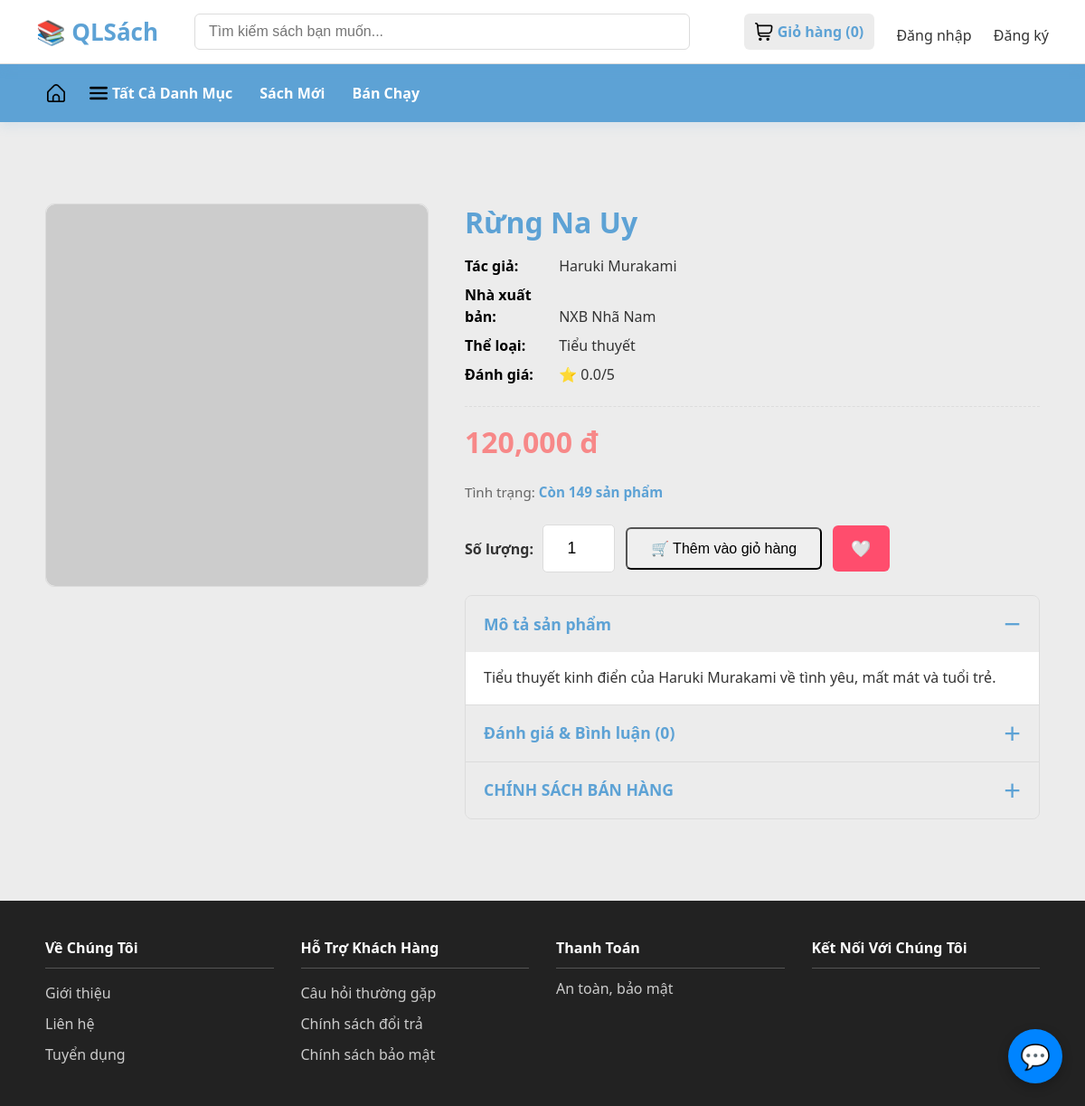
Screenshot of /public/book_detail.php?id_sach=S0001 with the database file from the repository.
### tables this page shows
CREATE TABLE `sach` (
  `id_sach` varchar(5) NOT NULL,
  `id_nxb` varchar(5) NOT NULL,
  `id_km` varchar(5) NOT NULL,
  `ten_sach` varchar(100) DEFAULT NULL,
  `mo_ta` text DEFAULT NULL,
  `trang_thai_sach` smallint(6) DEFAULT NULL,
  `so_luong_ton` int(11) DEFAULT NULL
);

CREATE TABLE `nxb` (
  `id_nxb` varchar(5) NOT NULL,
  `ten_nxb` varchar(250) NOT NULL
);

### models/Database.php (called while the page is built, shortened)
<?php
class Database {
    private $host = '127.0.0.1';
    private $db_name = 'qlsach';
    private $username = 'root';
    private $password = '';
    private $conn;
    public function __construct() {
        $this->conn = null;
        $dsn = 'mysql:host=' . $this->host . ';dbname=' . $this->db_name . ';charset=utf8mb4';
        try {
            $this->conn = new PDO($dsn, $this->username, $this->password);
            $this->conn->setAttribute(PDO::ATTR_ERRMODE, PDO::ERRMODE_EXCEPTION);
            $this->conn->setAttribute(PDO::ATTR_DEFAULT_FETCH_MODE, PDO::FETCH_OBJ);
        } catch (PDOException $e) {
            echo 'Kết nối thất bại: ' . $e->getMessage();
        }
    }
    public function prepare($sql) {
        return $this->conn->prepare($sql);
    }
}
?>

### models/Book.php (called while the page is built, shortened)
<?php
require_once 'Database.php';
class Book {
    private $db_connection;
    public function __construct($db_conn = null) {
        if ($db_conn) {
            $this->db_connection = $db_conn;
        } else {
            $this->db_connection = new Database();
        }
    }
    public function getBookById($id_sach) {
        $sql = "SELECT
                    s.*, n.ten_nxb, l.ten_loai, k.phan_tram_km, g.gia_sach_ban,
                    -- Gộp các thể loại con thành 1 chuỗi
                    GROUP_CONCAT(DISTINCT tl.ten_the_loai SEPARATOR ', ') AS danh_sach_the_loai,
                    -- === THÊM MỚI: Gộp các tác giả thành 1 chuỗi ===
                    GROUP_CONCAT(DISTINCT tg.ten_tac_gia SEPARATOR ', ') AS ten_tac_gia
                FROM sach s
                -- Joins cho thể loại
                LEFT JOIN sach_theloai stl ON s.id_sach = stl.id_sach
                LEFT JOIN the_loai tl ON stl.id_the_loai = tl.id_the_loai
                LEFT JOIN loai_sach l ON tl.id_loai = l.id_loai
                -- === THÊM MỚI: Joins cho tác giả ===
                LEFT JOIN s_tg st ON s.id_sach = st.id_sach
                LEFT JOIN tac_gia tg ON st.id_tac_gia = tg.id_tac_gia
                -- Các JOIN còn lại
                JOIN nxb n ON s.id_nxb = n.id_nxb
                JOIN khuyen_mai k ON s.id_km = k.id_km
                JOIN gia_sach g ON s.id_sach = g.id_sach
                JOIN thoi_diem td ON g.tg_gia_bd = td.tg_gia_bd
                WHERE s.id_sach = ?
                -- Lấy giá hiện tại
                AND NOW() BETWEEN td.tg_gia_bd AND COALESCE(td.tg_gia_kt, '2099-12-31 23:59:59')
                -- Chỉ GROUP BY id sách
                GROUP BY s.id_sach
                LIMIT 1";
        $stmt = $this->db_connection->prepare($sql);
        $stmt->execute([$id_sach]);
        return $stmt->fetch(PDO::FETCH_OBJ);
    }
}
?>

### models/Comment.php (called while the page is built, shortened)
<?php
require_once 'Database.php';
class Comment {
    private $db;
    public function __construct() {
        $this->db = new Database();
    }
    public function getCommentsByBook($id_sach) {
        $sql = "SELECT b.*, t.ho_ten
                FROM binh_luan b
                JOIN tai_khoan t ON b.id_sach = ? AND t.id_tk = t.id_tk
                WHERE b.id_sach = ?
                ORDER BY b.id_bl DESC";
        $stmt = $this->db->prepare($sql);
        $stmt->execute([$id_sach, $id_sach]);
        return $stmt->fetchAll();
    }
    public function getAverageRating($id_sach) {
        $sql = "SELECT AVG(so_sao) AS diem_tb FROM binh_luan WHERE id_sach = ?";
        $stmt = $this->db->prepare($sql);
        $stmt->execute([$id_sach]);
        $result = $stmt->fetch();
        return $result ? round($result->diem_tb, 1) : 0;
    }
}
?>

### public/book_detail.php (the view, shortened to what this page needs)
<?php
include_once '../includes/header.php';
require_once '../models/Book.php';
require_once '../models/Comment.php';
$bookModel = new Book();
$commentModel = new Comment();
$id_sach = $_GET['id_sach'] ?? '';
$book = $bookModel->getBookById($id_sach);
$comments = $commentModel->getCommentsByBook($id_sach);
$avg_rating = $commentModel->getAverageRating($id_sach);
?>
<div class="container" style="margin-top: 30px; margin-bottom: 30px;">
    <div class="product-detail-layout">
        <div class="product-gallery">
            <div class="product-main-image">
                <img src="https://via.placeholder.com/500x500?text=<?= urlencode($book->ten_sach) ?>"
                    alt="<?= htmlspecialchars($book->ten_sach) ?>"
                    style="width: 100%; height: 100%; object-fit: cover; border-radius: 10px;">
            </div>
        </div>
        <div class="product-info-main">
            <h1><?= htmlspecialchars($book->ten_sach) ?></h1>
            <div class="product-meta-info">
                <p><b>Tác giả:</b> <?= htmlspecialchars($book->ten_tac_gia ?? 'Không rõ') ?></p>
                <p><b>Nhà xuất bản:</b> <?= htmlspecialchars($book->ten_nxb ?? 'Không rõ') ?></p>
                <p><b>Thể loại:</b> <?= htmlspecialchars($book->danh_sach_the_loai ?? 'Chưa phân loại') ?></p>
                <p><b>Đánh giá:</b> ⭐ <?= number_format($avg_rating, 1) ?>/5</p>
            </div>
            <div class="product-detail-price-wrapper">
                <?php if (isset($book->phan_tram_km) && $book->phan_tram_km > 0): ?>
                    <?php
                    $discountedPrice = $book->gia_sach_ban * (1 - $book->phan_tram_km / 100);
                    ?>
                    <span class="product-detail-price-new">
                        <?= number_format($discountedPrice); ?> đ
                    </span>
                    <span class="product-detail-price-old">
                        <?= number_format($book->gia_sach_ban); ?> đ
                    </span>
                <?php else: ?>
                    <span class="product-detail-price-new">
                        <?= number_format($book->gia_sach_ban); ?> đ
                    </span>
                <?php endif; ?>
            </div>
            <p class="product-stock">
                Tình trạng: <strong>Còn <?= (int)$book->so_luong_ton; ?> sản phẩm</strong>
            </p>
            <div style="display:flex; align-items:center; gap:12px; margin-top:10px;">
                <form action="/qlsach/controllers/cartController.php?action=add" method="POST"
                    style="display:flex; align-items:center; gap:12px;">
                    <div class="quantity-selector">
                        <label for="so_luong">Số lượng:</label>
                        <input type="number" id="so_luong" name="so_luong"
                            value="1" min="1" max="<?= (int)$book->so_luong_ton; ?>">
                    </div>
                    <button type="submit"
                        class="btn-primary"
                        style="padding:12px 26px; font-size:16px; border-radius:6px;">
                        🛒 Thêm vào giỏ hàng
                    </button>
                </form>
                <?php if (!isset($_SESSION['id_tk'])): ?>
                    <a href="/qlsach/guest/login.php"
                        style="background:#ff4d6d; padding:12px 20px; border-radius:6px;
              color:white; font-size:18px; text-decoration:none; display:flex; align-items:center;">
                        🤍
                    </a>
                <?php endif; ?>
            </div>
            <div class="product-accordion">
                <div class="accordion-item active">
                    <div class="accordion-header">
                        <h3>Mô tả sản phẩm</h3>
                        <button type="button" class="accordion-toggle">−</button>
                    </div>
                    <div class="accordion-content" style="max-height: 500px;">
                        <p>
                            <?= nl2br(htmlspecialchars($book->mo_ta)); ?>
                        </p>
                    </div>
                </div>
                <div class="accordion-item">
                    <div class="accordion-header">
                        <h3>Đánh giá & Bình luận (<?= count($comments) ?>)</h3>
                        <button type="button" class="accordion-toggle">+</button>
                    </div>
                </div>
                <div class="accordion-item">
                    <div class="accordion-header">
                        <h3>CHÍNH SÁCH BÁN HÀNG</h3>
                        <button type="button" class="accordion-toggle">+</button>
                    </div>
                </div>
            </div>
        </div>
    </div>
</div>
<?php
include_once '../includes/footer.php';
?>

### public/css/style.css (style rules this page uses)
:root { --primary: #5DA2D5; --primary-dark: #4b8cc4; --danger: #F78888; --accent: #F3D250; --light-bg: #ECECEC; --secondary-bg: #90CCF4; --text: #333; --border: #DCDCDC; --white: #fff; --shadow: 0 4px 12px rgba(93, 162, 213, 0.15); }
* { box-sizing: border-box; margin: 0; padding: 0; }
body { font-family: "Segoe UI", Roboto, Arial, sans-serif; background: var(--light-bg); color: var(--text); line-height: 1.5; }
a { color: var(--primary); text-decoration: none; }
img { max-width: 100%; display: block; }
.container { padding: 40px 50px; max-width: 1200px; margin: 0 auto; }
.product-detail-layout { display: grid; grid-template-columns: 4fr 6fr; gap: 40px; padding: 20px 0; }
.product-gallery .product-main-image { width: 100%; aspect-ratio: 1 / 1; border-radius: 10px; border: 1px solid var(--border); overflow: hidden; position: sticky; top: 100px; }
.product-info-main h1 { font-size: 2rem; font-weight: 700; line-height: 1.3; margin-bottom: 15px; color: var(--primary); }
.product-meta-info { margin-bottom: 15px; padding-bottom: 15px; border-bottom: 1px dashed var(--border); }
.product-meta-info p { margin-bottom: 8px; font-size: 16px; color: #333; }
.product-meta-info p b { color: #000; width: 100px; display: inline-block; }
.product-detail-price-wrapper { display: flex; align-items: baseline; gap: 12px; margin-bottom: 20px; }
.product-detail-price-new { font-size: 2rem; font-weight: 700; color: var(--danger); }
.product-stock { font-size: 0.95rem; color: #666; margin-bottom: 25px; }
.product-stock strong { color: var(--primary); }
.quantity-selector { display: flex; align-items: center; gap: 10px; }
.quantity-selector label { font-weight: 600; }
.quantity-selector input[type="number"] { width: 80px; padding: 15px 10px; font-size: 1.1rem; text-align: center; border: 1px solid var(--border); border-radius: 5px; }
.product-accordion { margin-top: 25px; border-radius: 8px; overflow: hidden; border: 1px solid var(--border); }
.accordion-item { border-bottom: 1px solid var(--border); }
.accordion-item:last-child { border-bottom: none; }
.accordion-header { display: flex; justify-content: space-between; align-items: center; padding: 15px 20px; cursor: pointer; background-color: var(--light-bg); }
.accordion-header h3 { font-size: 1.1rem; font-weight: 600; margin-bottom: 0; border-bottom: none; padding-bottom: 0; color: var(--primary); }
.accordion-toggle { font-size: 2rem; font-weight: 300; border: none; background: none; color: var(--primary); cursor: pointer; padding: 0; line-height: 1; }
.accordion-content { max-height: 0; overflow: hidden; transition: max-height 0.3s ease-out; background-color: var(--white); }
.accordion-content p { color: var(--text); line-height: 1.7; padding: 15px 20px; margin: 0; border-top: 1px dashed var(--border); }
.accordion-content p:first-child { border-top: none; }

### rows the page displays
sach: ten_sach "Rừng Na Uy", id_nxb.ten_nxb "NXB Nhã Nam", so_luong_ton "149", mo_ta "Tiểu thuyết kinh điển của Haruki Murakami về tình yêu, mất mát và tuổi trẻ."

### other values shown
$cartCount "0"
$book->ten_tac_gia "Haruki Murakami"
$book->danh_sach_the_loai "Tiểu thuyết"
$avg_rating "0.0"
$book->gia_sach_ban "120,000"
count($comments) "0"
